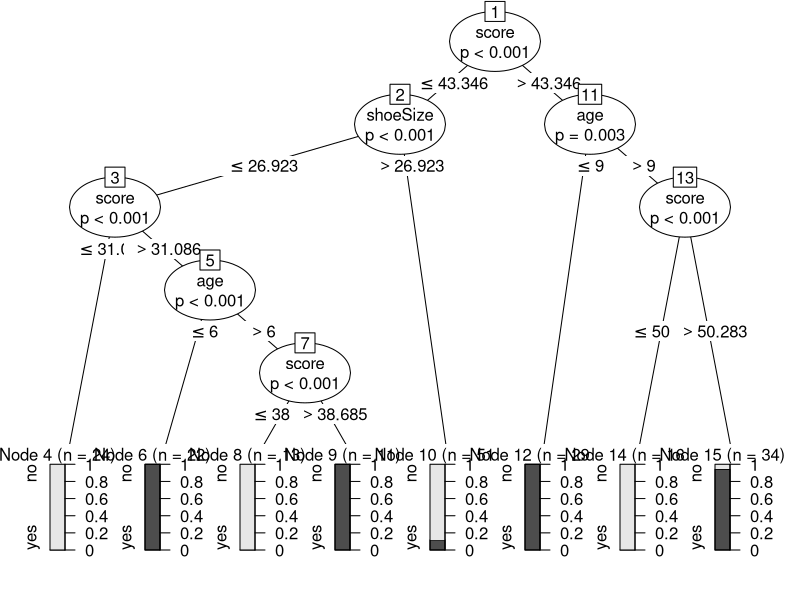

The R source for this figure:
library('party')
print(head(readingSkills))
output = ctree(nativeSpeaker~age+shoeSize+score,data=readingSkills)
plot(output)
